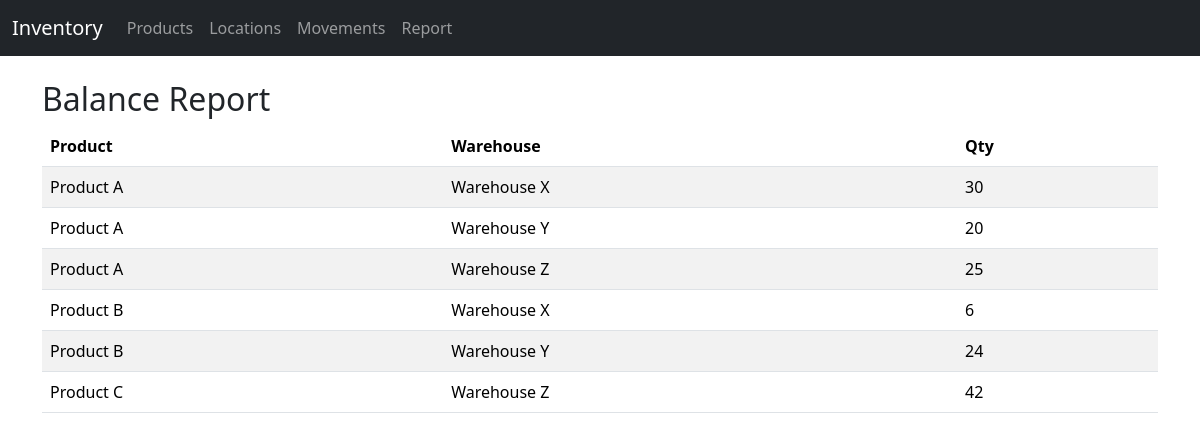
Screenshot of /report with the database file from the repository.
### app.py (models this page shows)
class Product(db.Model):
    product_id = db.Column(db.String, primary_key=True)
    name = db.Column(db.String, nullable=False)

class Location(db.Model):
    location_id = db.Column(db.String, primary_key=True)
    name = db.Column(db.String, nullable=False)

### app.py (the view)
@app.route('/report')
def report():
    products = Product.query.order_by(Product.name).all()
    locations = Location.query.order_by(Location.name).all()
    rows = []
    for p in products:
        for l in locations:
            incoming = db.session.query(db.func.coalesce(db.func.sum(ProductMovement.qty),0)).filter(ProductMovement.product_id==p.product_id, ProductMovement.to_location==l.location_id).scalar() or 0
            outgoing = db.session.query(db.func.coalesce(db.func.sum(ProductMovement.qty),0)).filter(ProductMovement.product_id==p.product_id, ProductMovement.from_location==l.location_id).scalar() or 0
            balance = incoming - outgoing
            if balance != 0:
                rows.append((p.name, l.name, balance))
    return render_template('report.html', rows=rows)

### templates/report.html
{% extends 'layout.html' %}
{% block content %}
<h2>Balance Report</h2>
<table class="table table-striped">
  <thead><tr><th>Product</th><th>Warehouse</th><th>Qty</th></tr></thead>
  <tbody>
    {% for r in rows %}
    <tr>
      <td>{{ r[0] }}</td>
      <td>{{ r[1] }}</td>
      <td>{{ r[2] }}</td>
    </tr>
    {% endfor %}
  </tbody>
</table>
{% endblock %}

### rows the page displays
Product: name "Product A" "Product A" "Product A"
Location: name "Warehouse X" "Warehouse X"
Location: name "Warehouse Y" "Warehouse Y"
Location: name "Warehouse Z" "Warehouse Z"
Product: name "Product B" "Product B"
Product: name "Product C"

### other values shown
{{ r[2] }} "30" "20" "25" "6" "24" "42"
